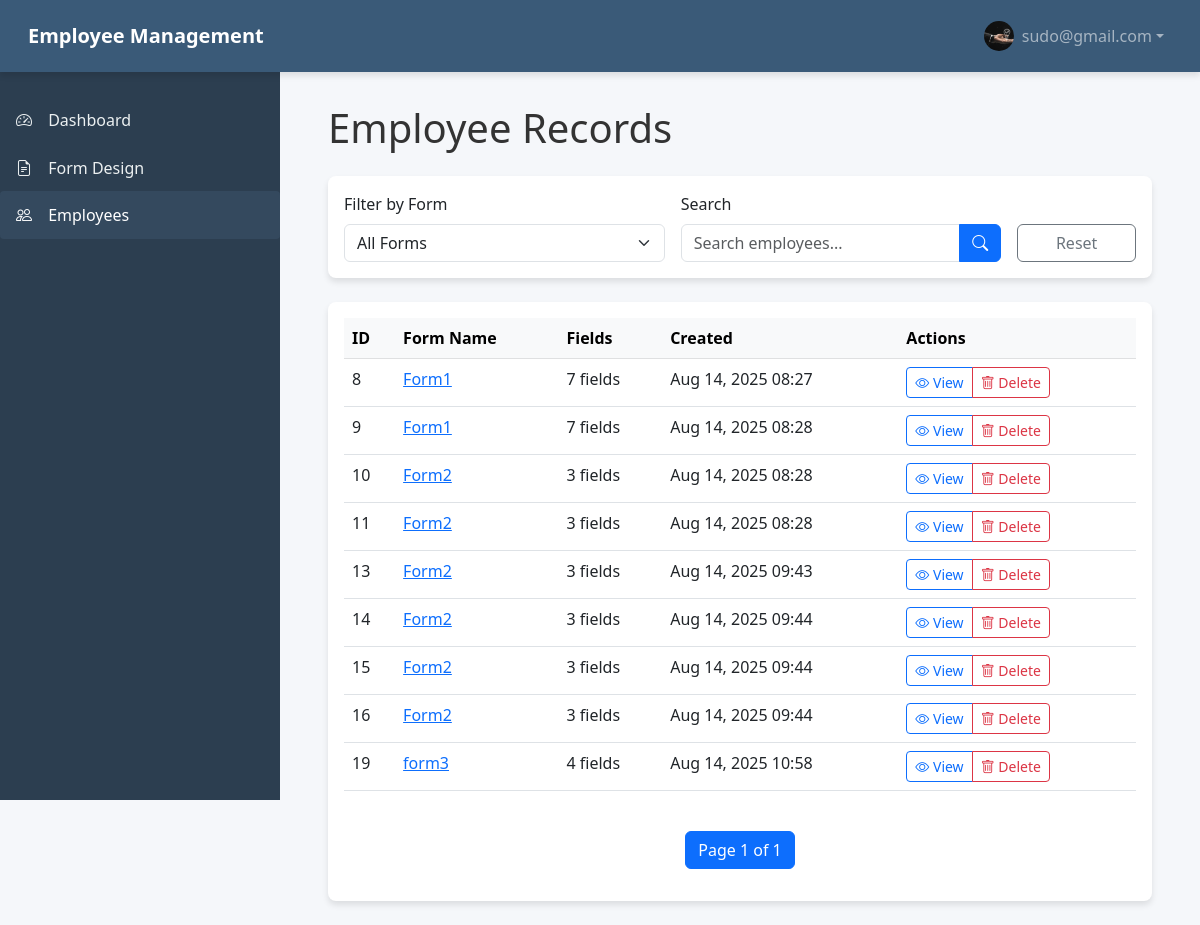
The page /employees/ (signed in) on the database its author committed.
### employees/models.py (models this page shows, shortened)
class CustomUser(AbstractUser):
    email = models.EmailField(_('email address'), unique=True)
    profile_picture = models.ImageField(upload_to='profile_pics/', null=True, blank=True)
    USERNAME_FIELD = 'email'
    REQUIRED_FIELDS = ['username']

class Employee(models.Model):
    form_template = models.ForeignKey(FormTemplate, on_delete=models.CASCADE)
    created_by = models.ForeignKey(CustomUser, on_delete=models.CASCADE)
    created_at = models.DateTimeField(auto_now_add=True)
    updated_at = models.DateTimeField(auto_now=True)

class FormTemplate(models.Model):
    INPUT_TYPES = (
        ('text', 'Text'),
        ('number', 'Number'),
        ('date', 'Date'),
        ('email', 'Email'),
        ('password', 'Password'),
        ('select', 'Select'),
        ('checkbox', 'Checkbox'),
        ('radio', 'Radio'),
    )
    name = models.CharField(max_length=100)
    created_by = models.ForeignKey(CustomUser, on_delete=models.CASCADE)
    created_at = models.DateTimeField(auto_now_add=True)
    updated_at = models.DateTimeField(auto_now=True)

### employees/views.py (the view)
# urls.py: path('employees/', employee_list_view, name='employee_list'),
@login_required
def employee_list_view(request):
    employees = Employee.objects.filter(created_by=request.user).select_related('form_template')
    templates = FormTemplate.objects.filter(created_by=request.user)
    template_filter = request.GET.get('template')
    if template_filter and template_filter != 'all':
        employees = employees.filter(form_template_id=template_filter)
    search_query = request.GET.get('search')
    if search_query:
        employees = employees.filter(
            Q(data__value__icontains=search_query) |
            Q(id__icontains=search_query)
        ).distinct()
    paginator = Paginator(employees, 10)
    page_number = request.GET.get('page')
    page_obj = paginator.get_page(page_number)
    return render(request, 'employees/employee_list.html', {
        'employees': page_obj,
        'templates': templates,
        'template_filter': template_filter,
        'search_query': search_query,
        'page_obj': page_obj,
    })

### employees/templates/employees/employee_list.html (shortened to what this page needs)
{% extends "base.html" %}
{% block content %}
<div class="container-fluid px-4" style="margin-top: 80px;">
    <div class="d-flex justify-content-between align-items-center mb-4">
        <h1 class="mb-0">Employee Records</h1>
    </div>
    <div class="card mb-4">
        <div class="card-body">
            <div class="row g-3">
                <div class="col-md-5">
                    <label for="templateFilter" class="form-label">Filter by Form</label>
                    <select class="form-select" id="templateFilter" name="template">
                        <option value="all">All Forms</option>
                    </select>
                </div>
                <div class="col-md-5">
                    <label for="searchInput" class="form-label">Search</label>
                    <div class="input-group">
                        <input type="search" class="form-control" id="searchInput"
                               placeholder="Search employees..." name="search">
                        <button class="btn btn-primary" type="button" id="searchButton">
                            <i class="bi bi-search"></i>
                        </button>
                    </div>
                </div>
                <div class="col-md-2 d-flex align-items-end">
                    <button class="btn btn-outline-secondary w-100" id="resetButton">
                        Reset
                    </button>
                </div>
            </div>
        </div>
    </div>
    <div class="card">
        <div class="card-body">
            <div id="employeeTableContent">
                {% if employees %}
                <div class="table-responsive">
                    <table class="table table-hover">
                        <thead class="table-light">
                            <tr>
                                <th>ID</th>
                                <th>Form Name</th>
                                <th>Fields</th>
                                <th>Created</th>
                                <th>Actions</th>
                            </tr>
                        </thead>
                        <tbody>
                            {% for employee in employees %}
                            <tr>
                                <td>{{ employee.id }}</td>
                                <td>
                                    <a href="{% url 'employee_detail' employee.id %}" class="text-primary">
                                        {{ employee.form_template.name }}
                                    </a>
                                </td>
                                <td>{{ employee.data.count }} fields</td>
                                <td>{{ employee.created_at|date:"M d, Y H:i" }}</td>
                                <td>
                                    <div class="btn-group btn-group-sm" role="group">
                                        <a href="{% url 'employee_detail' employee.id %}" class="btn btn-outline-primary">
                                            <i class="bi bi-eye"></i> View
                                        </a>
                                        <a href="{% url 'employee_delete' employee.id %}" class="btn btn-outline-danger">
                                            <i class="bi bi-trash"></i> Delete
                                        </a>
                                    </div>
                                </td>
                            </tr>
                            {% endfor %}
                        </tbody>
                    </table>
                </div>
                <nav aria-label="Page navigation">
                    <ul class="pagination justify-content-center mt-4">
                        <li class="page-item active">
                            <span class="page-link">
                                Page {{ page_obj.number }} of {{ page_obj.paginator.num_pages }}
                            </span>
                        </li>
                    </ul>
                </nav>
                {% endif %}
            </div>
        </div>
    </div>
</div>
{% endblock %}

### templates/base.html (shortened to what this page needs)
<!DOCTYPE html>
<html lang="en">
<head>
    <link href="https://cdn.jsdelivr.net/npm/bootstrap@5.3.0/dist/css/bootstrap.min.css" rel="stylesheet">
    <link rel="stylesheet" href="https://cdn.jsdelivr.net/npm/bootstrap-icons@1.10.0/font/bootstrap-icons.css">
</head>
<body>
    <nav class="navbar navbar-expand-lg navbar-dark fixed-top">
        <div class="container-fluid">
            <a class="navbar-brand fw-bold" href="{% url 'dashboard' %}">
                Employee Management
            </a>
            <div class="collapse navbar-collapse" id="navbarNav">
                <ul class="navbar-nav ms-auto">
                    <li class="nav-item dropdown">
                        <a class="nav-link dropdown-toggle d-flex align-items-center" href="#" id="navbarDropdown" role="button" data-bs-toggle="dropdown">
                            {% if request.user.profile_picture %}
                                <img src="{{ request.user.profile_picture.url }}" class="rounded-circle me-2" width="30" height="30" style="object-fit: cover;">
                            {% else %}
                                <div class="rounded-circle bg-secondary me-2 d-flex align-items-center justify-content-center" style="width: 30px; height: 30px;">
                                    <i class="bi bi-person text-white" style="font-size: 0.8rem;"></i>
                                </div>
                            {% endif %}
                            <span>{{ request.user.username }}</span>
                        </a>
                    </li>
                </ul>
            </div>
        </div>
    </nav>
    <div class="sidebar" id="sidebar">
        <div class="sidebar-header px-3 py-4">
            <h5 class="mb-0 fw-bold text-center">Menu</h5>
        </div>
        <div class="list-group list-group-flush mt-2">
            <a href="{% url 'dashboard' %}" class="list-group-item list-group-item-action {% if request.path == '/' %}active{% endif %}">
                <i class="bi bi-speedometer2"></i> Dashboard
            </a>
            <a href="{% url 'form_design' %}" class="list-group-item list-group-item-action {% if 'forms' in request.path %}active{% endif %}">
                <i class="bi bi-file-earmark-text"></i> Form Design
            </a>
            <a href="{% url 'employee_list' %}" class="list-group-item list-group-item-action {% if 'employee' in request.path %}active{% endif %}">
                <i class="bi bi-people"></i> Employees
            </a>
        </div>
    </div>
    <div class="main-content" id="mainContent">
        {% block content %}{% endblock %}
    </div>
</body>
</html>

### templates/base.html (style rules this page uses)
:root { --sidebar-width: 280px; --sidebar-bg: #2c3e50; --sidebar-color: #ecf0f1; --sidebar-active-bg: #34495e; --navbar-bg: #3a5a78; --card-shadow: 0 4px 6px rgba(0, 0, 0, 0.1); }
body { font-family: 'Segoe UI', Tahoma, Geneva, Verdana, sans-serif; background-color: #f5f7fa; color: #333; }
.navbar { background-color: var(--navbar-bg); box-shadow: var(--card-shadow); padding: 0.8rem 1rem; }
.sidebar { height: 100vh; position: fixed; left: 0; width: var(--sidebar-width); background-color: var(--sidebar-bg); color: var(--sidebar-color); padding-top: 1rem; transition: all 0.3s; z-index: 1000; }
.sidebar .list-group-item { background-color: transparent; color: var(--sidebar-color); border: none; border-radius: 0.25rem; padding: 0.75rem 1rem; transition: all 0.2s; }
.sidebar .list-group-item:hover, .sidebar .list-group-item.active { background-color: var(--sidebar-active-bg); color: white; }
.sidebar .list-group-item i { margin-right: 0.75rem; width: 1.25rem; text-align: center; }
.main-content { margin-left: var(--sidebar-width); padding: 1.5rem; min-height: calc(100vh - 56px); transition: all 0.3s; }
.card { border: none; border-radius: 0.5rem; box-shadow: var(--card-shadow); transition: transform 0.2s; }

### rows shown on the page
CustomUser: user.profile_picture (picture), user.username "sudo@gmail.com"
Employee: id "8", form_template.name "Form1", data.count "7", created_at "Aug 14, 2025 08:27"
Employee: id "9", form_template.name "Form1", data.count "7", created_at "Aug 14, 2025 08:28"
Employee: id "10", form_template.name "Form2", data.count "3", created_at "Aug 14, 2025 08:28"
Employee: id "11", form_template.name "Form2", data.count "3", created_at "Aug 14, 2025 08:28"
Employee: id "13", form_template.name "Form2", data.count "3", created_at "Aug 14, 2025 09:43"
Employee: id "14", form_template.name "Form2", data.count "3", created_at "Aug 14, 2025 09:44"
Employee: id "15", form_template.name "Form2", data.count "3", created_at "Aug 14, 2025 09:44"
Employee: id "16", form_template.name "Form2", data.count "3", created_at "Aug 14, 2025 09:44"
Employee: id "19", form_template.name "form3", data.count "4", created_at "Aug 14, 2025 10:58"

### other values the page prints
{{ page_obj.number }} "1"
{{ page_obj.paginator.num_pages }} "1"
